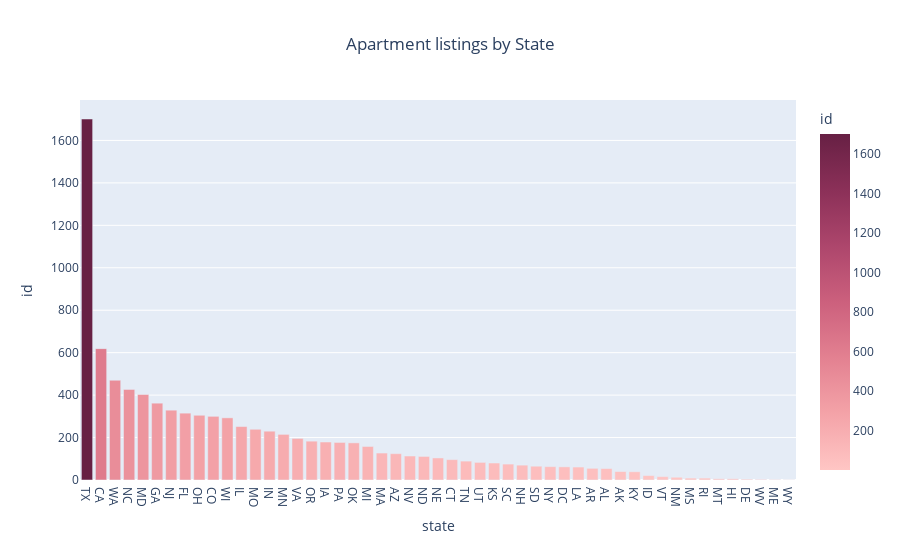

The code cell stored with this chart in its notebook:
### Markdown cell above
Membuat visualisasi dengan plotly express berbentuk bar chart untuk menunjukkan jumlah apartemen yang dipasarkan di tiap state. Skala Y menunjukkan besaran banyaknya apartemen yang dipasarkan dan skala X menunjukkan kode negara bagian

### Code cell
fig2 = px.bar(apt_tot, x="state", y="id",
             title="Apartment listings by State",
             color="id",
             color_continuous_scale="burg")
fig2.update_layout(title_x = 0.5)
fig2.show()

### Figure 1 — Plotly figure (JSON) as saved in the notebook; plotly's stock layout.template omitted (floating-point values rounded to 4 significant figures)
{"data": [{"alignmentgroup": "True", "hovertemplate": "state=%{x}<br>id=%{marker.color}<extra></extra>", "legendgroup": "", "marker": {"color": [1701, 619, 470, 427, 403, 362, 329, 315, 305, 300, 293, 252, 239, 230, 215, 196, 183, 179, 177, 175, 158, 127, 124, 113, 111, 104, 96, 89, 83, 80, 75, 70, 65, 63, 62, 61, 55, 54, 40, 39, 21, 16, 13, 9, 9, 6, 6, 4, 3, 2, 1], "coloraxis": "coloraxis", "pattern": {"shape": ""}}, "name": "", "offsetgroup": "", "orientation": "v", "showlegend": false, "textposition": "auto", "type": "bar", "x": ["TX", "CA", "WA", "NC", "MD", "GA", "NJ", "FL", "OH", "CO", "WI", "IL", "MO", "IN", "MN", "VA", "OR", "IA", "PA", "OK", "MI", "MA", "AZ", "NV", "ND", "NE", "CT", "TN", "UT", "KS", "SC", "NH", "SD", "NY", "DC", "LA", "AR", "AL", "AK", "KY", "ID", "VT", "NM", "MS", "RI", "MT", "HI", "DE", "WV", "ME", "WY"], "xaxis": "x", "y": [1701, 619, 470, 427, 403, 362, 329, 315, 305, 300, 293, 252, 239, 230, 215, 196, 183, 179, 177, 175, 158, 127, 124, 113, 111, 104, 96, 89, 83, 80, 75, 70, 65, 63, 62, 61, 55, 54, 40, 39, 21, 16, 13, 9, 9, 6, 6, 4, 3, 2, 1], "yaxis": "y"}], "layout": {"barmode": "relative", "coloraxis": {"colorbar": {"title": {"text": "id"}}, "colorscale": [[0, "rgb(255, 198, 196)"], [0.1667, "rgb(244, 163, 168)"], [0.3333, "rgb(227, 129, 145)"], [0.5, "rgb(204, 96, 125)"], [0.6667, "rgb(173, 70, 108)"], [0.8333, "rgb(139, 48, 88)"], [1, "rgb(103, 32, 68)"]]}, "legend": {"tracegroupgap": 0}, "title": {"text": "Apartment listings by State", "x": 0.5}, "xaxis": {"anchor": "y", "domain": [0, 1], "title": {"text": "state"}}, "yaxis": {"anchor": "x", "domain": [0, 1], "title": {"text": "id"}}}}
